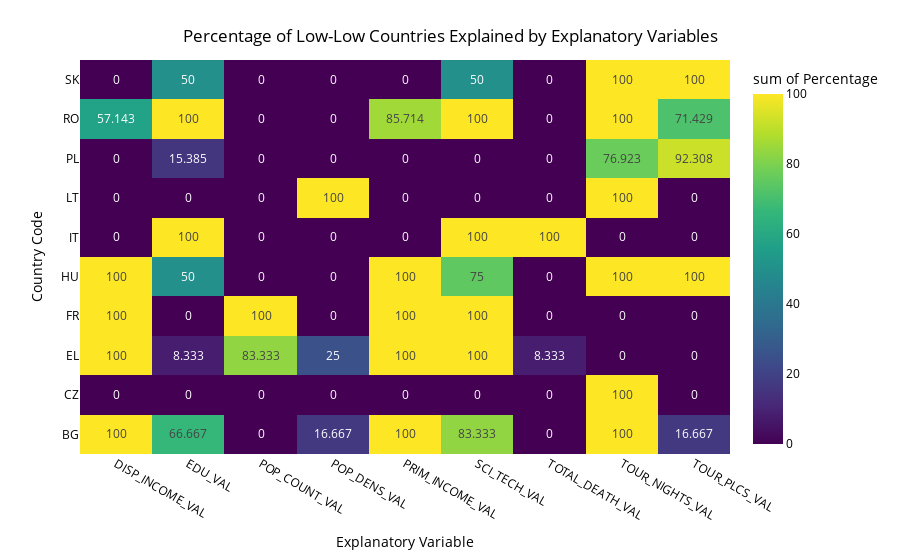

Notebook code for this chart:
### Code cell
cluster_type = 'Low-Low'
create_heatmap(exp_df_LL, cluster_type)

### Figure 1 — Plotly figure (JSON) as saved in the notebook; plotly's stock layout.template omitted (floating-point values rounded to 4 significant figures)
{"data": [{"coloraxis": "coloraxis", "histfunc": "sum", "hovertemplate": "Broad Category=%{x}<br>Explanatory Variable=%{y}<br>sum of Percentage=%{z}<extra></extra>", "name": "", "texttemplate": "%{z}", "x": ["DISP_INCOME_VAL", "EDU_VAL", "POP_COUNT_VAL", "POP_DENS_VAL", "PRIM_INCOME_VAL", "SCI_TECH_VAL", "TOTAL_DEATH_VAL", "TOUR_NIGHTS_VAL", "TOUR_PLCS_VAL", "DISP_INCOME_VAL", "EDU_VAL", "POP_COUNT_VAL", "POP_DENS_VAL", "PRIM_INCOME_VAL", "SCI_TECH_VAL", "TOTAL_DEATH_VAL", "TOUR_NIGHTS_VAL", "TOUR_PLCS_VAL", "DISP_INCOME_VAL", "EDU_VAL", "POP_COUNT_VAL", "POP_DENS_VAL", "PRIM_INCOME_VAL", "SCI_TECH_VAL", "TOTAL_DEATH_VAL", "TOUR_NIGHTS_VAL", "TOUR_PLCS_VAL", "DISP_INCOME_VAL", "EDU_VAL", "POP_COUNT_VAL", "POP_DENS_VAL", "PRIM_INCOME_VAL", "SCI_TECH_VAL", "TOTAL_DEATH_VAL", "TOUR_NIGHTS_VAL", "TOUR_PLCS_VAL", "DISP_INCOME_VAL", "EDU_VAL", "POP_COUNT_VAL", "POP_DENS_VAL", "PRIM_INCOME_VAL", "SCI_TECH_VAL", "TOTAL_DEATH_VAL", "TOUR_NIGHTS_VAL", "TOUR_PLCS_VAL", "DISP_INCOME_VAL", "EDU_VAL", "POP_COUNT_VAL", "POP_DENS_VAL", "PRIM_INCOME_VAL", "SCI_TECH_VAL", "TOTAL_DEATH_VAL", "TOUR_NIGHTS_VAL", "TOUR_PLCS_VAL", "DISP_INCOME_VAL", "EDU_VAL", "POP_COUNT_VAL", "POP_DENS_VAL", "PRIM_INCOME_VAL", "SCI_TECH_VAL", "TOTAL_DEATH_VAL", "TOUR_NIGHTS_VAL", "TOUR_PLCS_VAL", "DISP_INCOME_VAL", "EDU_VAL", "POP_COUNT_VAL", "POP_DENS_VAL", "PRIM_INCOME_VAL", "SCI_TECH_VAL", "TOTAL_DEATH_VAL", "TOUR_NIGHTS_VAL", "TOUR_PLCS_VAL", "DISP_INCOME_VAL", "EDU_VAL", "POP_COUNT_VAL", "POP_DENS_VAL", "PRIM_INCOME_VAL", "SCI_TECH_VAL", "TOTAL_DEATH_VAL", "TOUR_NIGHTS_VAL", "TOUR_PLCS_VAL", "DISP_INCOME_VAL", "EDU_VAL", "POP_COUNT_VAL", "POP_DENS_VAL", "PRIM_INCOME_VAL", "SCI_TECH_VAL", "TOTAL_DEATH_VAL", "TOUR_NIGHTS_VAL", "TOUR_PLCS_VAL"], "xaxis": "x", "xbingroup": "x", "y": ["BG", "BG", "BG", "BG", "BG", "BG", "BG", "BG", "BG", "CZ", "CZ", "CZ", "CZ", "CZ", "CZ", "CZ", "CZ", "CZ", "EL", "EL", "EL", "EL", "EL", "EL", "EL", "EL", "EL", "FR", "FR", "FR", "FR", "FR", "FR", "FR", "FR", "FR", "HU", "HU", "HU", "HU", "HU", "HU", "HU", "HU", "HU", "IT", "IT", "IT", "IT", "IT", "IT", "IT", "IT", "IT", "LT", "LT", "LT", "LT", "LT", "LT", "LT", "LT", "LT", "PL", "PL", "PL", "PL", "PL", "PL", "PL", "PL", "PL", "RO", "RO", "RO", "RO", "RO", "RO", "RO", "RO", "RO", "SK", "SK", "SK", "SK", "SK", "SK", "SK", "SK", "SK"], "yaxis": "y", "ybingroup": "y", "z": [100.0, 66.67, 0.0, 16.67, 100.0, 83.33, 0.0, 100.0, 16.67, 0.0, 0.0, 0.0, 0.0, 0.0, 0.0, 0.0, 100.0, 0.0, 100.0, 8.333, 83.33, 25.0, 100.0, 100.0, 8.333, 0.0, 0.0, 100.0, 0.0, 100.0, 0.0, 100.0, 100.0, 0.0, 0.0, 0.0, 100.0, 50.0, 0.0, 0.0, 100.0, 75.0, 0.0, 100.0, 100.0, 0.0, 100.0, 0.0, 0.0, 0.0, 100.0, 100.0, 0.0, 0.0, 0.0, 0.0, 0.0, 100.0, 0.0, 0.0, 0.0, 100.0, 0.0, 0.0, 15.38, 0.0, 0.0, 0.0, 0.0, 0.0, 76.92, 92.31, 57.14, 100.0, 0.0, 0.0, 85.71, 100.0, 0.0, 100.0, 71.43, 0.0, 50.0, 0.0, 0.0, 0.0, 50.0, 0.0, 100.0, 100.0], "type": "histogram2d"}], "layout": {"xaxis": {"anchor": "y", "domain": [0.0, 1.0], "title": {"text": "Explanatory Variable"}}, "yaxis": {"anchor": "x", "domain": [0.0, 1.0], "title": {"text": "Country Code"}}, "coloraxis": {"colorbar": {"title": {"text": "sum of Percentage"}}, "colorscale": [[0.0, "#440154"], [0.1111, "#482878"], [0.2222, "#3e4989"], [0.3333, "#31688e"], [0.4444, "#26828e"], [0.5556, "#1f9e89"], [0.6667, "#35b779"], [0.7778, "#6ece58"], [0.8889, "#b5de2b"], [1.0, "#fde725"]]}, "legend": {"tracegroupgap": 0}, "margin": {"t": 60}, "title": {"text": "Percentage of Low-Low Countries Explained by Explanatory Variables", "x": 0.5, "xanchor": "center", "yanchor": "top"}, "font": {"color": "black"}, "plot_bgcolor": "white", "paper_bgcolor": "white"}}
